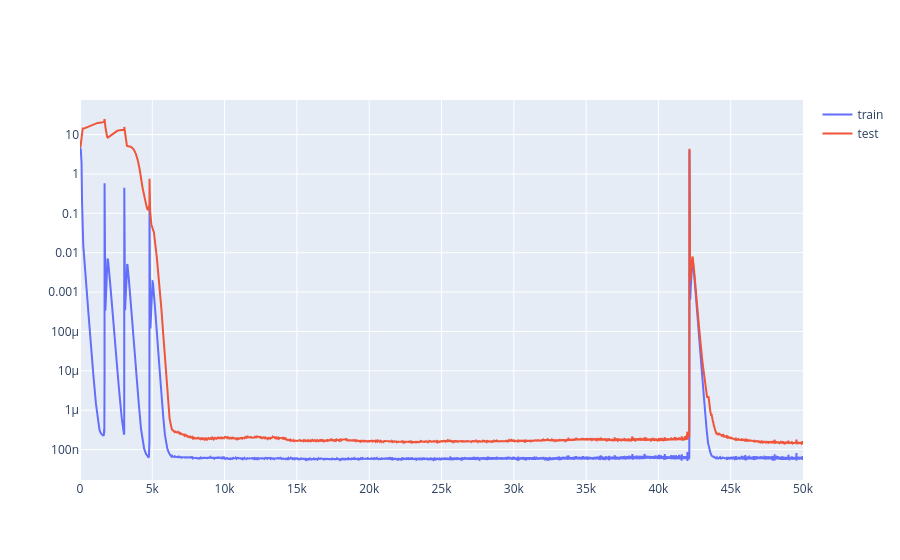

Here is the notebook cell this chart was saved with:
### Code cell
world = train_model(config)

### Figure 1 — Plotly figure (JSON) as saved in the notebook; plotly's stock layout.template omitted (floating-point values rounded to 4 significant figures; data arrays with more than 128 entries replaced by an {"elided": "..."} marker saying what was removed)
{"data": [{"mode": "lines", "name": "train", "type": "scatter", "x": {"elided": "50000 int values"}, "y": {"elided": "50000 float values"}}, {"mode": "lines", "name": "test", "type": "scatter", "x": {"elided": "50000 int values"}, "y": {"elided": "50000 float values"}}], "layout": {"title": {"text": ""}, "xaxis": {"title": {"text": ""}}, "yaxis": {"title": {"text": ""}, "type": "log"}}}
